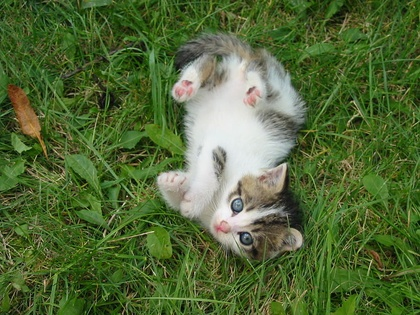
%> input picture course/git_cg/hw0/images/part0/kitten.jpg, 420 x 315 px, shrunk from 800 x 600 before the run
$ octave --eval "result = fv_texture('../../git_cg/hw0/images/part0/kitten.jpg');"   (GNU Octave 9; MATLAB toolbox functions it lacks are replaced by stand-ins)
%> lines starting %> are read from the running program, lines starting %| are printed output that depends on the picture
### course/mmai/hw2/gaborconvolve.m
% GABORCONVOLVE - function for convolving image with log-Gabor filters
%
% Usage: EO = gaborconvolve(im,  nscale, norient, minWaveLength, mult, ...
%			    sigmaOnf, dThetaOnSigma, feedback)
%
% Arguments:
% The convolutions are done via the FFT.  Many of the parameters relate
% to the specification of the filters in the frequency plane.
%
%   Variable       Suggested   Description
%   name           value
%  ----------------------------------------------------------
%    im                        Image to be convolved.
%    nscale          = 4;      Number of wavelet scales.
%    norient         = 6;      Number of filter orientations.
%    minWaveLength   = 3;      Wavelength of smallest scale filter.
%    mult            = 2;      Scaling factor between successive filters.
%    sigmaOnf        = 0.65;   Ratio of the standard deviation of the
%                              Gaussian describing the log Gabor filter's
%                              transfer function in the frequency domain
%                              to the filter center frequency.
%    dThetaOnSigma   = 1.5;    Ratio of angular interval between filter
%                              orientations and the standard deviation of
%                              the angular Gaussian function used to
%                              construct filters in the freq. plane.
%    feedback         0/1      Optional parameter.  If set to 1 a message
%                              indicating which orientation is being
%                              processed is printed on the screen.
%
% Returns:
%
%   EO a 2D cell array of complex valued convolution results
%
%        EO{s,o} = convolution result for scale s and orientation o.
%        The real part is the result of convolving with the even
%        symmetric filter, the imaginary part is the result from
%        convolution with the odd symmetric filter.
%
%        Hence:
%        abs(EO{s,o}) returns the magnitude of the convolution over the
%                     image at scale s and orientation o.
%        angle(EO{s,o}) returns the phase angles.
%
%
% Notes on filter settings to obtain even coverage of the spectrum
% dthetaOnSigma 1.5
% sigmaOnf  .85   mult 1.3
% sigmaOnf  .75   mult 1.6     (bandwidth ~1 octave)
% sigmaOnf  .65   mult 2.1
% sigmaOnf  .55   mult 3       (bandwidth ~2 octaves)
%
% For maximum speed the input image should be square and have a
% size that is a power of 2, but the code will operate on images
% of arbitrary size.
%
%
% The determination of mult given sigmaOnf is entirely empirical
% What I do is plot out the sum of the filters in the frequency domain
% and see how even the coverage of the spectrum is.
% If there are concentric 'gaps' in the spectrum one needs to
% reduce mult and/or reduce sigmaOnf (which increases filter bandwidth)
%
% If there are 'gaps' radiating outwards then one needs to reduce
% dthetaOnSigma (increasing angular bandwidth of the filters)
%

% For details of log-Gabor filters see:
% D. J. Field, "Relations Between the Statistics of Natural Images and the
% Response Properties of Cortical Cells", Journal of The Optical Society of
% America A, Vol 4, No. 12, December 1987. pp 2379-2394

% Copyright (c) 2001-2005 Peter Kovesi
% School of Computer Science & Software Engineering
% The University of Western Australia
% http://www.csse.uwa.edu.au/
%
% Permission is hereby granted, free of charge, to any person obtaining a copy
% of this software and associated documentation files (the "Software"), to deal
% in the Software without restriction, subject to the following conditions:
%
% The above copyright notice and this permission notice shall be included in
% all copies or substantial portions of the Software.
%
% The Software is provided "as is", without warranty of any kind.

% May 2001

function EO = gaborconvolve(im, nscale, norient, minWaveLength, mult, ...
			    sigmaOnf, dThetaOnSigma, feedback)

    if nargin == 7
	feedback = 0;
    end

    if ~isa(im,'double')
	im = double(im);
    end


[rows cols] = size(im);
imagefft = fft2(im);                 % Fourier transform of image
EO = cell(nscale, norient);          % Pre-allocate cell array

% Pre-compute some stuff to speed up filter construction

[x,y] = meshgrid( [-cols/2:(cols/2-1)]/cols,...
		  [-rows/2:(rows/2-1)]/rows);
radius = sqrt(x.^2 + y.^2);       % Matrix values contain *normalised* radius from centre.
radius(round(rows/2+1),round(cols/2+1)) = 1; % Get rid of the 0 radius value in the middle
                                             % so that taking the log of the radius will
                                             % not cause trouble.

% Precompute sine and cosine of the polar angle of all pixels about the
% centre point

theta = atan2(-y,x);              % Matrix values contain polar angle.
                                  % (note -ve y is used to give +ve
                                  % anti-clockwise angles)
sintheta = sin(theta);
costheta = cos(theta);
clear x; clear y; clear theta;      % save a little memory

thetaSigma = pi/norient/dThetaOnSigma;  % Calculate the standard deviation of the
                                        % angular Gaussian function used to
                                        % construct filters in the freq. plane.
% The main loop...

for o = 1:norient,                   % For each orientation.
  if feedback
     fprintf('Processing orientation %d \r', o);
  end

  angl = (o-1)*pi/norient;           % Calculate filter angle.
  wavelength = minWaveLength;        % Initialize filter wavelength.

  % Pre-compute filter data specific to this orientation
  % For each point in the filter matrix calculate the angular distance from the
  % specified filter orientation.  To overcome the angular wrap-around problem
  % sine difference and cosine difference values are first computed and then
  % the atan2 function is used to determine angular distance.

  ds = sintheta * cos(angl) - costheta * sin(angl);     % Difference in sine.
  dc = costheta * cos(angl) + sintheta * sin(angl);     % Difference in cosine.
  dtheta = abs(atan2(ds,dc));                           % Absolute angular distance.
  spread = exp((-dtheta.^2) / (2 * thetaSigma^2));      % Calculate the angular filter component.

  for s = 1:nscale,                  % For each scale.

    % Construct the filter - first calculate the radial filter component.
    fo = 1.0/wavelength;                  % Centre frequency of filter.

    logGabor = exp((-(log(radius/fo)).^2) / (2 * log(sigmaOnf)^2));
    logGabor(round(rows/2+1),round(cols/2+1)) = 0; % Set the value at the center of the filter
                                                   % back to zero (undo the radius fudge).

    filter = fftshift(logGabor .* spread); % Multiply by the angular spread to get the filter
                                           % and swap quadrants to move zero frequency
                                           % to the corners.

    % Do the convolution, back transform, and save the result in EO
    EO{s,o} = ifft2(imagefft .* filter);

    wavelength = wavelength * mult;       % Finally calculate Wavelength of next filter
  end                                     % ... and process the next scale

end  % For each orientation

if feedback, fprintf('                                        \r'); end

### course/mmai/hw2/fv_texture.m
function fv = fv_texture(imagename)
%> called with imagename = '../../git_cg/hw0/images/part0/kitten.jpg'
% Read an image and return its texture features
im = rgb2gray(imread(imagename));
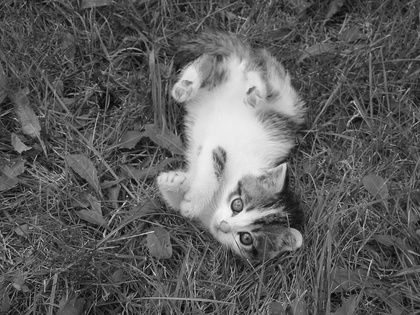
%> im: size 315x420 uint8; min 4, max 244, mean 92.4
[nrow ncol] = size(im);
%> nrow = 315; ncol = 420
nPixel = nrow*ncol;
%> nPixel = 132300
nscale = 4;
norient = 6;
EO = gaborconvolve(im, nscale, norient, 3, 2, 0.65, 1.5, 0);
%> in gaborconvolve, `radius(round(rows/2+1),round(cols/2+1)) = 1;`:
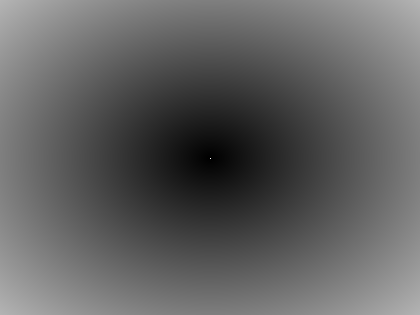
%> radius: size 315x420 double; min 0.00159, max 1, mean 0.383
%> after the loop in gaborconvolve, `for o = 1:norient,`:
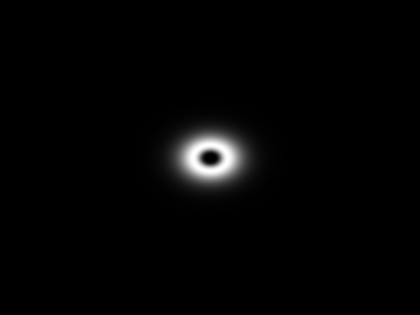
%> logGabor: size 315x420 double; min 0, max 1, mean 0.0171
%> after the loop in gaborconvolve, `for o = 1:norient,`: EO = 24 items
%> EO = 24 items
count = 1;
for o = 1:norient
    for s = 1:nscale
        m = mean(abs(reshape(EO{s,o}, 1, nPixel)));
        v = sqrt(var(abs(reshape(EO{s,o}, 1, nPixel))));
        fv(count) = m/40.0;
        fv((count+1)) = v/40.0;
        count = count+2;
    end
end
%> after the loop, count = 49; fv = 48 values, max 0.0898 at index 3, min 0.0487 at index 22, mean 0.0707
%> `result = fv_texture('../../git_cg/hw0/images/part0/kitten.jpg');`: result has the same summary as fv in fv_texture
